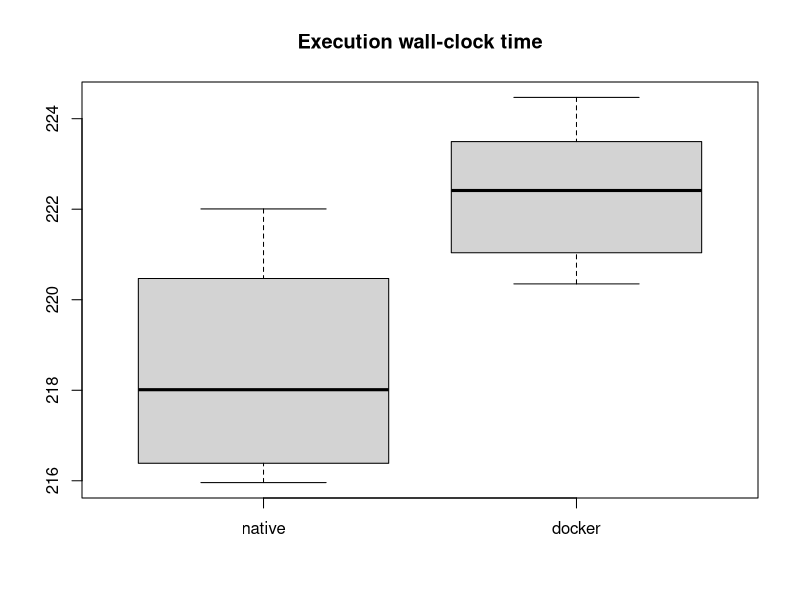
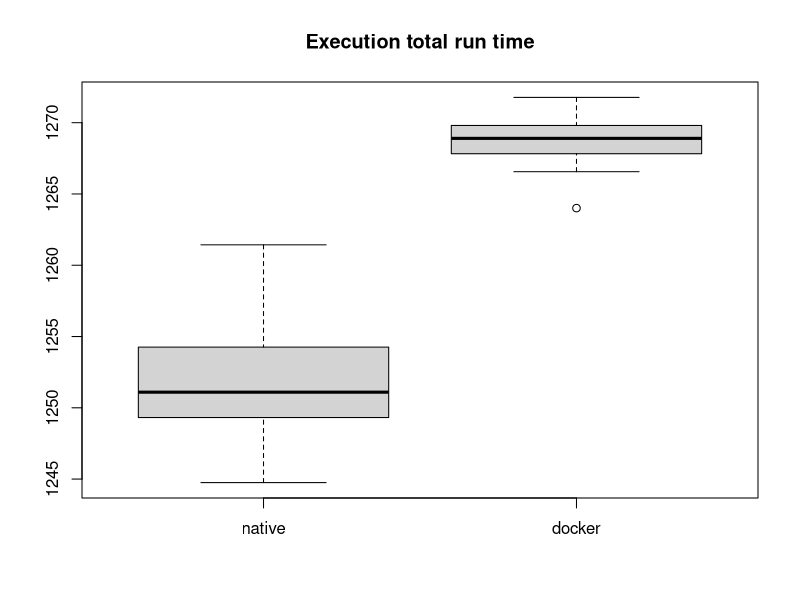
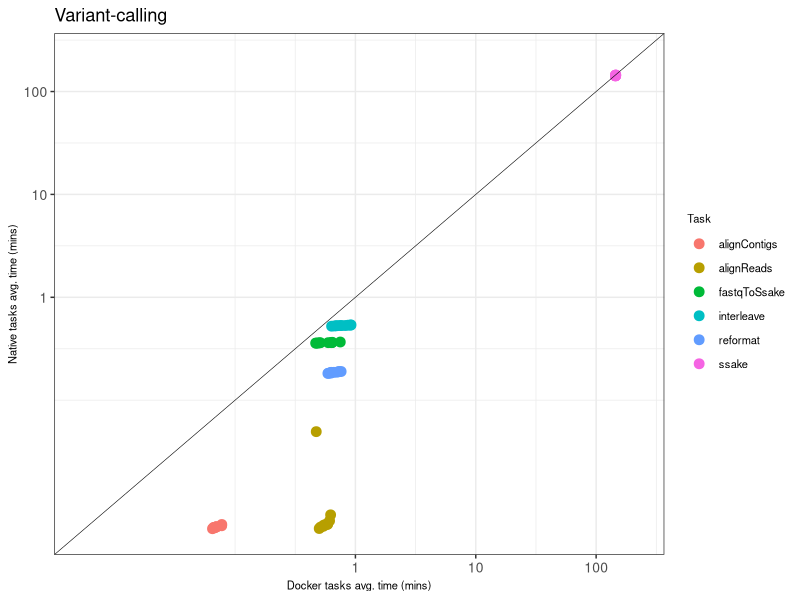

Recreate these plots in R, in order.
native <- read.delim("time_native.txt", header=TRUE)
docker <- read.delim("time_docker.txt", header=TRUE)

n_elapsed <- native$delta / 1000 / 60 
d_elapsed <- docker$delta / 1000 / 60 

png(filename = "fig_wall_time.png")
boxplot(n_elapsed, d_elapsed, names = c("native","docker"))
title("Execution wall-clock time")
dev.off()

n_cputime <- native$realtime / 1000 / 60 
d_cputime <- docker$realtime / 1000 / 60 

png(filename = "fig_run_time.png")
boxplot(n_cputime, d_cputime, names = c("native","docker"))
title("Execution total run time")
dev.off()


library(scales)
library(reshape)
library(ggplot2)
library(grid)

NF_stats<-read.csv("plot.csv",header=T)

NF_stats$realtime_docker_log10 = log10((NF_stats$realtime_docker/1000)/60)
NF_stats$realtime_native_log10 = log10((NF_stats$realtime_native/1000)/60)

max_axis = max(c(NF_stats$realtime_docker_log10, NF_stats$realtime_native_log10)) * 1.08
min_axis = min(c(NF_stats$realtime_docker_log10, NF_stats$realtime_native_log10)) * 1.01

lbreaks = log10(c(1,10,100,1000))
llabels = c(1,10,100,1000)
png(filename = "fig_correlation.png", width = 5, height = 4, units = 'in', res = 300)
qplot(x=realtime_docker_log10, y=realtime_native_log10, data=NF_stats, main="", color=name, ylab="Native tasks avg. time (mins)", xlab="Docker tasks avg. time (mins)") + 
 geom_point(size = 3) + 
 geom_abline(intercept = 0, size=.2) + 
 scale_x_continuous(limits = c(min_axis,max_axis), breaks = lbreaks, labels = llabels) +
 scale_y_continuous(limits = c(min_axis,max_axis), breaks = lbreaks, labels = llabels) +
 labs(color = "Task", title='Variant-calling') + 
 theme_bw() + 
 theme(axis.text.x=element_text(size=10), axis.text.y=element_text(size=10), axis.title.y=element_text(size=8), axis.title.x=element_text(size=8),legend.text=element_text(size=8),legend.title=element_text(size=8)) 

dev.off()
